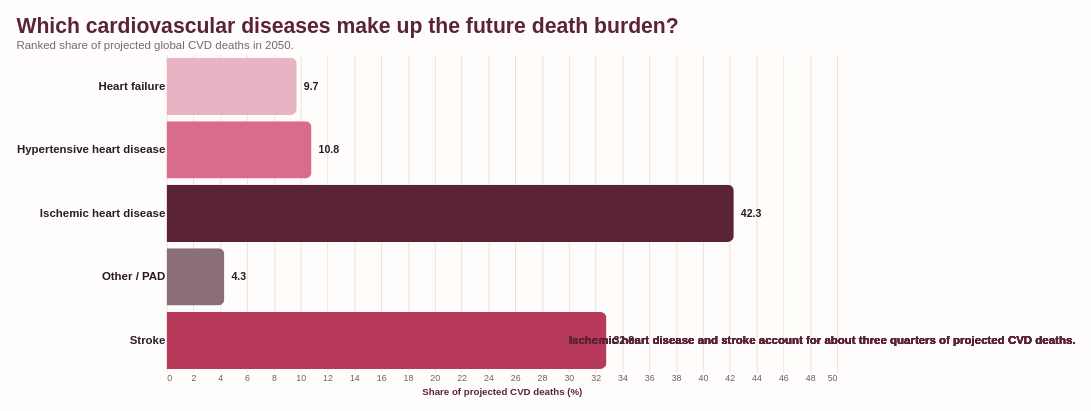

Express this chart as Vega-Lite.
### Vega-Lite specification from a JSON file in a GitHub repository (floating-point values rounded to 4 significant figures)
{"$schema": "https://vega.github.io/schema/vega-lite/v5.json", "background": "#fffdfb", "padding": 18, "width": 760, "height": 360, "title": {"text": "Which cardiovascular diseases make up the future death burden?", "subtitle": "Ranked share of projected global CVD deaths in 2050.", "anchor": "start", "fontSize": 24, "subtitleFontSize": 13, "fontWeight": "bold", "color": "#5a2436", "subtitleColor": "#7b646b"}, "data": {"values": [{"disease": "Ischemic heart disease", "share": 42.3}, {"disease": "Stroke", "share": 32.8}, {"disease": "Hypertensive heart disease", "share": 10.8}, {"disease": "Heart failure", "share": 9.7}, {"disease": "Other / PAD", "share": 4.3}]}, "layer": [{"mark": {"type": "bar", "cornerRadiusEnd": 7}, "encoding": {"y": {"field": "disease", "type": "nominal", "sort": "-x", "title": null, "axis": {"labelFontSize": 13, "labelFontWeight": "bold", "labelColor": "#2d1b22"}}, "x": {"field": "share", "type": "quantitative", "title": "Share of projected CVD deaths (%)", "scale": {"domain": [0, 50]}, "axis": {"gridColor": "#f0ddd6", "labelColor": "#6f5b61"}}, "color": {"field": "disease", "type": "nominal", "legend": null, "scale": {"domain": ["Ischemic heart disease", "Stroke", "Hypertensive heart disease", "Heart failure", "Other / PAD"], "range": ["#5a2436", "#b83a5a", "#d96c8a", "#e8b4c4", "#8b6f78"]}}, "tooltip": [{"field": "disease", "title": "Disease type"}, {"field": "share", "title": "Share", "format": ".1f"}]}}, {"mark": {"type": "text", "align": "left", "dx": 8, "fontSize": 12, "fontWeight": "bold", "color": "#2d1b22"}, "encoding": {"y": {"field": "disease", "type": "nominal", "sort": "-x"}, "x": {"field": "share", "type": "quantitative"}, "text": {"field": "share", "type": "quantitative", "format": ".1f"}}}, {"mark": {"type": "text", "align": "left", "fontSize": 13, "fontWeight": "bold", "color": "#5a2436"}, "encoding": {"x": {"datum": 30}, "y": {"datum": "Stroke"}, "text": {"value": "Ischemic heart disease and stroke account for about three quarters of projected CVD deaths."}}}], "config": {"view": {"stroke": null}, "axis": {"domain": false, "ticks": false, "titleColor": "#5a2436", "titleFontWeight": "bold"}}}
